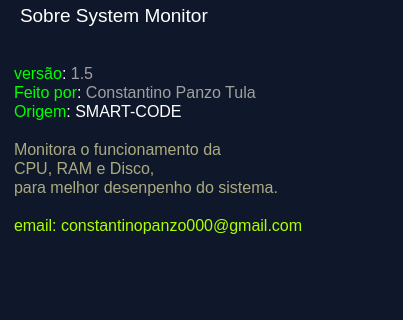
<?xml version="1.0" encoding="UTF-8"?>
<ui version="4.0">
 <class>sobre</class>
 <widget class="QMainWindow" name="sobre">
  <property name="geometry">
   <rect>
    <x>0</x>
    <y>0</y>
    <width>403</width>
    <height>320</height>
   </rect>
  </property>
  <property name="windowTitle">
   <string>Sobre - System Monitor</string>
  </property>
  <property name="styleSheet">
   <string notr="true">background-color: #0f172a;</string>
  </property>
  <widget class="QWidget" name="centralwidget">
   <widget class="QTextEdit" name="textEdit">
    <property name="geometry">
     <rect>
      <x>10</x>
      <y>60</y>
      <width>381</width>
      <height>181</height>
     </rect>
    </property>
    <property name="font">
     <font>
      <family>Segoe UI</family>
      <pointsize>12</pointsize>
     </font>
    </property>
    <property name="styleSheet">
     <string notr="true">color: white;
border: none</string>
    </property>
    <property name="readOnly">
     <bool>true</bool>
    </property>
    <property name="html">
     <string>&lt;!DOCTYPE HTML PUBLIC &quot;-//W3C//DTD HTML 4.0//EN&quot; &quot;http://www.w3.org/TR/REC-html40/strict.dtd&quot;&gt;
&lt;html&gt;&lt;head&gt;&lt;meta name=&quot;qrichtext&quot; content=&quot;1&quot; /&gt;&lt;style type=&quot;text/css&quot;&gt;
p, li { white-space: pre-wrap; }
&lt;/style&gt;&lt;/head&gt;&lt;body style=&quot; font-family:'Segoe UI'; font-size:12pt; font-weight:400; font-style:normal;&quot;&gt;
&lt;p style=&quot; margin-top:0px; margin-bottom:0px; margin-left:0px; margin-right:0px; -qt-block-indent:0; text-indent:0px;&quot;&gt;&lt;span style=&quot; font-family:'MS Shell Dlg 2'; color:#00ff00;&quot;&gt;versão&lt;/span&gt;&lt;span style=&quot; font-family:'MS Shell Dlg 2';&quot;&gt;: &lt;/span&gt;&lt;span style=&quot; font-family:'MS Shell Dlg 2'; color:#a0a0a0;&quot;&gt;1.5&lt;/span&gt;&lt;/p&gt;
&lt;p style=&quot; margin-top:0px; margin-bottom:0px; margin-left:0px; margin-right:0px; -qt-block-indent:0; text-indent:0px;&quot;&gt;&lt;span style=&quot; font-family:'MS Shell Dlg 2'; color:#00ff00;&quot;&gt;Feito por&lt;/span&gt;&lt;span style=&quot; font-family:'MS Shell Dlg 2';&quot;&gt;: &lt;/span&gt;&lt;span style=&quot; font-family:'MS Shell Dlg 2'; color:#a0a0a0;&quot;&gt;Constantino Panzo Tula&lt;/span&gt;&lt;/p&gt;
&lt;p style=&quot; margin-top:0px; margin-bottom:0px; margin-left:0px; margin-right:0px; -qt-block-indent:0; text-indent:0px;&quot;&gt;&lt;span style=&quot; font-family:'MS Shell Dlg 2'; color:#00ff00;&quot;&gt;Origem&lt;/span&gt;&lt;span style=&quot; font-family:'MS Shell Dlg 2';&quot;&gt;: &lt;/span&gt;&lt;span style=&quot; font-family:'MS Shell Dlg 2'; color:#ffffff;&quot;&gt;SMART-CODE&lt;/span&gt;&lt;/p&gt;
&lt;p style=&quot;-qt-paragraph-type:empty; margin-top:0px; margin-bottom:0px; margin-left:0px; margin-right:0px; -qt-block-indent:0; text-indent:0px; font-family:'MS Shell Dlg 2';&quot;&gt;&lt;br /&gt;&lt;/p&gt;
&lt;p style=&quot; margin-top:0px; margin-bottom:0px; margin-left:0px; margin-right:0px; -qt-block-indent:0; text-indent:0px;&quot;&gt;&lt;span style=&quot; font-family:'MS Shell Dlg 2'; color:#aaaa7f;&quot;&gt;Monitora o funcionamento da &lt;/span&gt;&lt;/p&gt;
&lt;p style=&quot; margin-top:0px; margin-bottom:0px; margin-left:0px; margin-right:0px; -qt-block-indent:0; text-indent:0px;&quot;&gt;&lt;span style=&quot; font-family:'MS Shell Dlg 2'; color:#aaaa7f;&quot;&gt;CPU, RAM e Disco,&lt;/span&gt;&lt;/p&gt;
&lt;p style=&quot; margin-top:0px; margin-bottom:0px; margin-left:0px; margin-right:0px; -qt-block-indent:0; text-indent:0px;&quot;&gt;&lt;span style=&quot; font-family:'MS Shell Dlg 2'; color:#aaaa7f;&quot;&gt;para melhor desenpenho do sistema.&lt;/span&gt;&lt;/p&gt;
&lt;p style=&quot;-qt-paragraph-type:empty; margin-top:0px; margin-bottom:0px; margin-left:0px; margin-right:0px; -qt-block-indent:0; text-indent:0px; font-family:'MS Shell Dlg 2';&quot;&gt;&lt;br /&gt;&lt;/p&gt;
&lt;p style=&quot; margin-top:0px; margin-bottom:0px; margin-left:0px; margin-right:0px; -qt-block-indent:0; text-indent:0px;&quot;&gt;&lt;span style=&quot; font-family:'MS Shell Dlg 2'; color:#aaff00;&quot;&gt;email: constantinopanzo000@gmail.com&lt;/span&gt;&lt;/p&gt;&lt;/body&gt;&lt;/html&gt;</string>
    </property>
   </widget>
   <widget class="QLabel" name="label">
    <property name="geometry">
     <rect>
      <x>20</x>
      <y>0</y>
      <width>191</width>
      <height>31</height>
     </rect>
    </property>
    <property name="font">
     <font>
      <family>Segoe UI</family>
      <pointsize>14</pointsize>
     </font>
    </property>
    <property name="styleSheet">
     <string notr="true">color:White</string>
    </property>
    <property name="text">
     <string>Sobre System Monitor</string>
    </property>
   </widget>
  </widget>
  <widget class="QMenuBar" name="menubar">
   <property name="geometry">
    <rect>
     <x>0</x>
     <y>0</y>
     <width>403</width>
     <height>21</height>
    </rect>
   </property>
  </widget>
  <widget class="QStatusBar" name="statusbar"/>
 </widget>
 <resources/>
 <connections/>
</ui>
